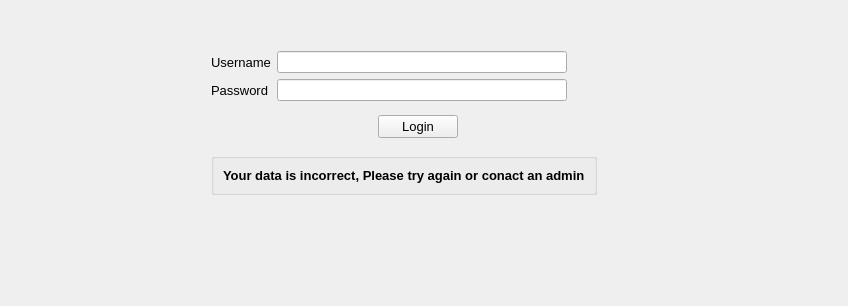
      <widget class="QWidget" name="tab_16">
       <attribute name="title">
        <string>Page</string>
       </attribute>
       <layout class="QGridLayout" name="gridLayout_4">
        <item row="0" column="0">
         <spacer name="verticalSpacer_3">
          <property name="orientation">
           <enum>Qt::Vertical</enum>
          </property>
          <property name="sizeHint" stdset="0">
           <size>
            <width>20</width>
            <height>40</height>
           </size>
          </property>
         </spacer>
        </item>
        <item row="0" column="6" colspan="2">
         <spacer name="horizontalSpacer_186">
          <property name="orientation">
           <enum>Qt::Horizontal</enum>
          </property>
          <property name="sizeHint" stdset="0">
           <size>
            <width>40</width>
            <height>20</height>
           </size>
          </property>
         </spacer>
        </item>
        <item row="2" column="5">
         <widget class="QLabel" name="label_26">
          <property name="sizePolicy">
           <sizepolicy hsizetype="Preferred" vsizetype="Preferred">
            <horstretch>0</horstretch>
            <verstretch>0</verstretch>
           </sizepolicy>
          </property>
          <property name="font">
           <font>
            <family>MS Shell Dlg 2</family>
            <pointsize>10</pointsize>
            <weight>9</weight>
            <italic>false</italic>
            <bold>false</bold>
           </font>
          </property>
          <property name="styleSheet">
           <string notr="true"/>
          </property>
          <property name="text">
           <string>Username</string>
          </property>
         </widget>
        </item>
        <item row="6" column="5" colspan="12">
         <widget class="QGroupBox" name="groupBox_5">
          <property name="sizePolicy">
           <sizepolicy hsizetype="Expanding" vsizetype="Preferred">
            <horstretch>0</horstretch>
            <verstretch>0</verstretch>
           </sizepolicy>
          </property>
          <property name="font">
           <font>
            <family>MS Shell Dlg 2</family>
            <pointsize>10</pointsize>
            <weight>75</weight>
            <italic>false</italic>
            <bold>true</bold>
           </font>
          </property>
          <property name="title">
           <string/>
          </property>
          <layout class="QGridLayout" name="gridLayout_5">
           <item row="0" column="0">
            <widget class="QLabel" name="label_29">
             <property name="sizePolicy">
              <sizepolicy hsizetype="Expanding" vsizetype="Preferred">
               <horstretch>0</horstretch>
               <verstretch>0</verstretch>
              </sizepolicy>
             </property>
             <property name="text">
              <string>Your data is incorrect, Please try again or conact an admin</string>
             </property>
            </widget>
           </item>
          </layout>
         </widget>
        </item>
        <item row="9" column="11">
         <spacer name="verticalSpacer_4">
          <property name="orientation">
           <enum>Qt::Vertical</enum>
          </property>
          <property name="sizeHint" stdset="0">
           <size>
            <width>20</width>
            <height>40</height>
           </size>
          </property>
         </spacer>
        </item>
        <item row="7" column="11">
         <spacer name="verticalSpacer_2">
          <property name="orientation">
           <enum>Qt::Vertical</enum>
          </property>
          <property name="sizeHint" stdset="0">
           <size>
            <width>20</width>
            <height>40</height>
           </size>
          </property>
         </spacer>
        </item>
        <item row="3" column="17">
         <spacer name="horizontalSpacer_183">
          <property name="orientation">
           <enum>Qt::Horizontal</enum>
          </property>
          <property name="sizeHint" stdset="0">
           <size>
            <width>40</width>
            <height>20</height>
           </size>
          </property>
         </spacer>
        </item>
        <item row="0" column="5">
         <spacer name="horizontalSpacer_41">
          <property name="orientation">
           <enum>Qt::Horizontal</enum>
          </property>
          <property name="sizeHint" stdset="0">
           <size>
            <width>40</width>
            <height>20</height>
           </size>
          </property>
         </spacer>
        </item>
        <item row="2" column="4">
         <spacer name="horizontalSpacer_184">
          <property name="orientation">
           <enum>Qt::Horizontal</enum>
          </property>
          <property name="sizeHint" stdset="0">
           <size>
            <width>40</width>
            <height>20</height>
           </size>
          </property>
         </spacer>
        </item>
        <item row="4" column="9">
         <widget class="QPushButton" name="pushButton_16">
          <property name="enabled">
           <bool>true</bool>
          </property>
          <property name="sizePolicy">
           <sizepolicy hsizetype="Preferred" vsizetype="Fixed">
            <horstretch>0</horstretch>
            <verstretch>0</verstretch>
           </sizepolicy>
          </property>
          <property name="font">
           <font>
            <family>MS Shell Dlg 2</family>
            <pointsize>10</pointsize>
            <weight>9</weight>
            <italic>false</italic>
            <bold>false</bold>
           </font>
          </property>
          <property name="text">
           <string>Login</string>
          </property>
          <property name="shortcut">
           <string>Return</string>
          </property>
         </widget>
        </item>
        <item row="0" column="9">
         <spacer name="horizontalSpacer_42">
          <property name="orientation">
           <enum>Qt::Horizontal</enum>
          </property>
          <property name="sizeHint" stdset="0">
           <size>
            <width>40</width>
            <height>20</height>
           </size>
          </property>
         </spacer>
        </item>
        <item row="3" column="20">
         <spacer name="horizontalSpacer_98">
          <property name="orientation">
           <enum>Qt::Horizontal</enum>
          </property>
          <property name="sizeHint" stdset="0">
           <size>
            <width>40</width>
            <height>20</height>
           </size>
          </property>
         </spacer>
        </item>
        <item row="0" column="11">
         <spacer name="horizontalSpacer_38">
          <property name="orientation">
           <enum>Qt::Horizontal</enum>
          </property>
          <property name="sizeHint" stdset="0">
           <size>
            <width>40</width>
            <height>20</height>
           </size>
          </property>
         </spacer>
        </item>
        <item row="2" column="1">
         <spacer name="horizontalSpacer_189">
          <property name="orientation">
           <enum>Qt::Horizontal</enum>
          </property>
          <property name="sizeHint" stdset="0">
           <size>
            <width>40</width>
            <height>20</height>
           </size>
          </property>
         </spacer>
        </item>
        <item row="3" column="18">
         <spacer name="horizontalSpacer_182">
          <property name="orientation">
           <enum>Qt::Horizontal</enum>
          </property>
          <property name="sizeHint" stdset="0">
           <size>
            <width>40</width>
            <height>20</height>
           </size>
          </property>
         </spacer>
        </item>
        <item row="3" column="6" colspan="6">
         <widget class="QLineEdit" name="lineEdit_49">
          <property name="echoMode">
           <enum>QLineEdit::Password</enum>
          </property>
         </widget>
        </item>
        <item row="3" column="22">
         <spacer name="horizontalSpacer_4">
          <property name="orientation">
           <enum>Qt::Horizontal</enum>
          </property>
          <property name="sizeHint" stdset="0">
           <size>
            <width>40</width>
            <height>20</height>
           </size>
          </property>
         </spacer>
        </item>
        <item row="4" column="0">
         <spacer name="verticalSpacer">
          <property name="orientation">
           <enum>Qt::Vertical</enum>
          </property>
          <property name="sizeHint" stdset="0">
           <size>
            <width>20</width>
            <height>40</height>
           </size>
          </property>
         </spacer>
        </item>
        <item row="2" column="6" colspan="6">
         <widget class="QLineEdit" name="lineEdit_50">
          <property name="echoMode">
           <enum>QLineEdit::Normal</enum>
          </property>
         </widget>
        </item>
        <item row="2" column="0">
         <spacer name="horizontalSpacer_188">
          <property name="orientation">
           <enum>Qt::Horizontal</enum>
          </property>
          <property name="sizeHint" stdset="0">
           <size>
            <width>40</width>
            <height>20</height>
           </size>
          </property>
         </spacer>
        </item>
        <item row="3" column="5">
         <widget class="QLabel" name="label_27">
          <property name="sizePolicy">
           <sizepolicy hsizetype="Preferred" vsizetype="Preferred">
            <horstretch>0</horstretch>
            <verstretch>0</verstretch>
           </sizepolicy>
          </property>
          <property name="font">
           <font>
            <family>MS Shell Dlg 2</family>
            <pointsize>10</pointsize>
            <weight>9</weight>
            <italic>false</italic>
            <bold>false</bold>
           </font>
          </property>
          <property name="styleSheet">
           <string notr="true"/>
          </property>
          <property name="text">
           <string>Password</string>
          </property>
         </widget>
        </item>
        <item row="0" column="8">
         <spacer name="horizontalSpacer_190">
          <property name="orientation">
           <enum>Qt::Horizontal</enum>
          </property>
          <property name="sizeHint" stdset="0">
           <size>
            <width>40</width>
            <height>20</height>
           </size>
          </property>
         </spacer>
        </item>
        <item row="3" column="19">
         <spacer name="horizontalSpacer_181">
          <property name="orientation">
           <enum>Qt::Horizontal</enum>
          </property>
          <property name="sizeHint" stdset="0">
           <size>
            <width>40</width>
            <height>20</height>
           </size>
          </property>
         </spacer>
        </item>
        <item row="3" column="21">
         <spacer name="horizontalSpacer_97">
          <property name="orientation">
           <enum>Qt::Horizontal</enum>
          </property>
          <property name="sizeHint" stdset="0">
           <size>
            <width>40</width>
            <height>20</height>
           </size>
          </property>
         </spacer>
        </item>
        <item row="2" column="3">
         <spacer name="horizontalSpacer_185">
          <property name="orientation">
           <enum>Qt::Horizontal</enum>
          </property>
          <property name="sizeHint" stdset="0">
           <size>
            <width>40</width>
            <height>20</height>
           </size>
          </property>
         </spacer>
        </item>
        <item row="0" column="10">
         <spacer name="horizontalSpacer_40">
          <property name="orientation">
           <enum>Qt::Horizontal</enum>
          </property>
          <property name="sizeHint" stdset="0">
           <size>
            <width>40</width>
            <height>20</height>
           </size>
          </property>
         </spacer>
        </item>
        <item row="8" column="0">
         <spacer name="horizontalSpacer_2">
          <property name="orientation">
           <enum>Qt::Horizontal</enum>
          </property>
          <property name="sizeHint" stdset="0">
           <size>
            <width>40</width>
            <height>20</height>
           </size>
          </property>
         </spacer>
        </item>
        <item row="2" column="2">
         <spacer name="horizontalSpacer_187">
          <property name="orientation">
           <enum>Qt::Horizontal</enum>
          </property>
          <property name="sizeHint" stdset="0">
           <size>
            <width>40</width>
            <height>20</height>
           </size>
          </property>
         </spacer>
        </item>
       </layout>
      </widget>
